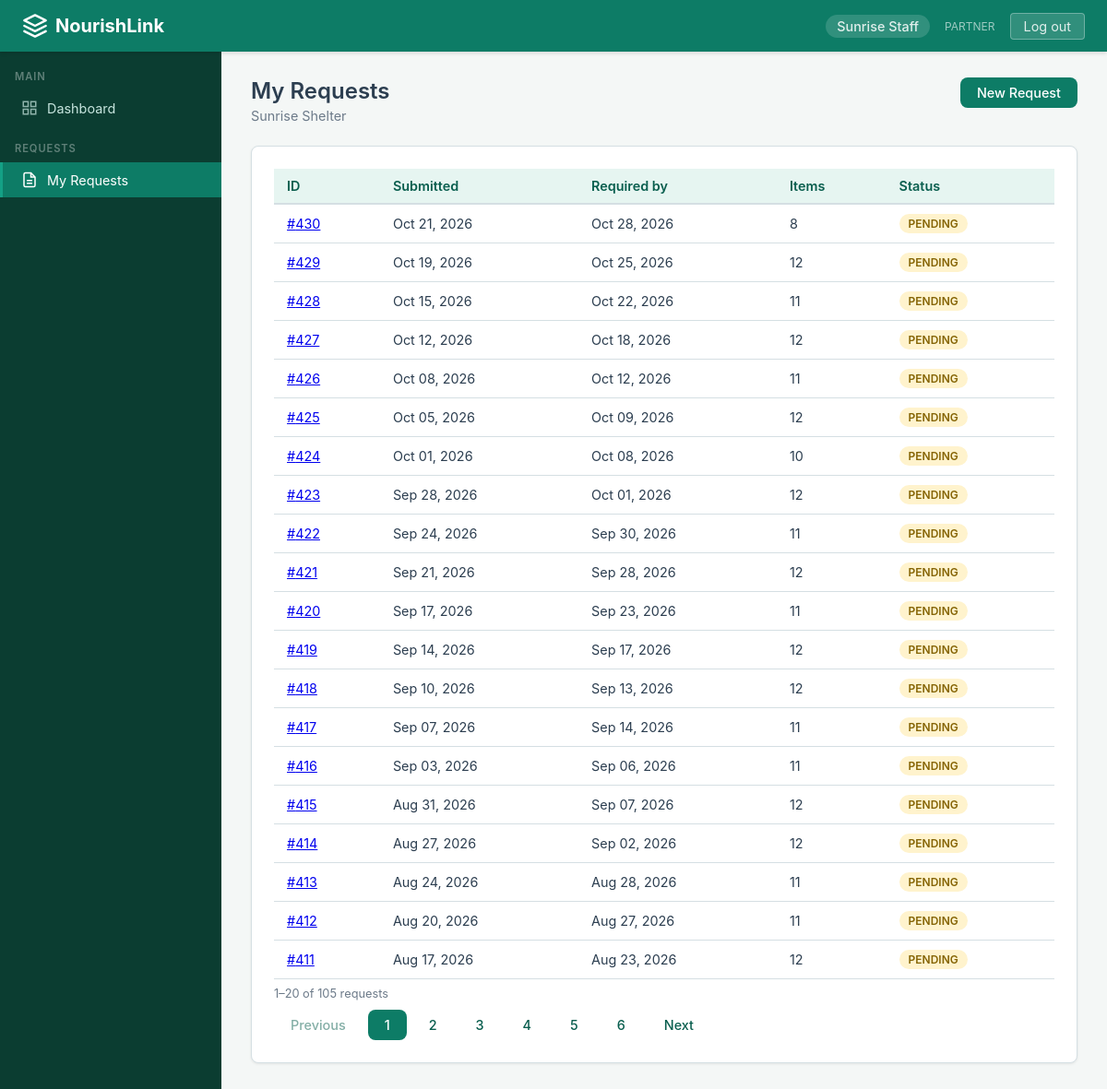
Page /requests/mine/ (signed in) on the committed database.
### core/models.py (models this page shows, shortened)
class Profile(models.Model):
    class Role(models.TextChoices):
        COORDINATOR = 'COORDINATOR', 'Coordinator'
        PARTNER = 'PARTNER', 'Partner'
    user = models.OneToOneField(User, on_delete=models.CASCADE, related_name='profile')
    role = models.CharField(max_length=15, choices=Role.choices)
    organization = models.ForeignKey(Organization, on_delete=models.SET_NULL, null=True, blank=True, related_name='members')

class Organization(models.Model):
    class OrgType(models.TextChoices):
        SHELTER = 'SHELTER', 'Shelter'
        COMMUNITY_KITCHEN = 'COMMUNITY_KITCHEN', 'Community Kitchen'
        NGO = 'NGO', 'NGO'
        OTHER = 'OTHER', 'Other'
    name = models.CharField(max_length=200)
    org_type = models.CharField(max_length=20, choices=OrgType.choices, default=OrgType.OTHER)
    contact_email = models.EmailField(blank=True)
    phone = models.CharField(max_length=20, blank=True)
    address = models.TextField(blank=True)
    is_active = models.BooleanField(default=True)
    created_at = models.DateTimeField(auto_now_add=True)

class Request(models.Model):
    class Status(models.TextChoices):
        PENDING = 'PENDING', 'Pending'
        APPROVED = 'APPROVED', 'Approved'
        PARTIALLY_FULFILLED = 'PARTIALLY_FULFILLED', 'Partially Fulfilled'
        FULFILLED = 'FULFILLED', 'Fulfilled'
        CANCELLED = 'CANCELLED', 'Cancelled'
    organization = models.ForeignKey(Organization, on_delete=models.CASCADE, related_name='requests')
    requested_by = models.ForeignKey(User, on_delete=models.CASCADE, related_name='requests_made')
    required_by_date = models.DateField()
    status = models.CharField(max_length=25, choices=Status.choices, default=Status.PENDING)
    notes = models.TextField(blank=True)
    created_at = models.DateTimeField(auto_now_add=True)
    updated_at = models.DateTimeField(auto_now=True)
    class Meta:
        ordering = ['required_by_date', 'created_at']

### core/views.py (the view)
# urls.py: path('requests/mine/', views.my_requests, name='my_requests'),
@partner_required
def my_requests(request):
    org = request.user.profile.organization
    requests_qs = (
        Request.objects.filter(organization=org)
        .prefetch_related('items')
        .order_by('-created_at')
    )
    paginator = Paginator(requests_qs, 20)
    page = paginator.get_page(request.GET.get('page'))
    return render(request, 'core/my_requests.html', {
        'page_obj': page,
        'total': paginator.count,
        'organization': org,
    })

### templates/core/my_requests.html (shortened to what this page needs)
{% extends "base.html" %}
{% block content %}
<div class="page-header" style="display:flex;justify-content:space-between;align-items:flex-start;gap:12px;flex-wrap:wrap;">
  <div>
    <h1>My Requests</h1>
    <p>{{ organization.name|default:"" }}</p>
  </div>
  <a href="{% url 'request_create' %}" class="btn btn-primary">New Request</a>
</div>
{% if total == 0 %}
<div class="card">
  <div class="empty-state">
    <p>No requests yet. Create one to get started.</p>
    <p style="margin-top:14px;">
      <a href="{% url 'request_create' %}" class="btn btn-primary">Create Request</a>
    </p>
  </div>
</div>
{% else %}
<div class="card">
  <div class="table-wrap">
    <table>
      <thead>
        <tr>
          <th>ID</th>
          <th>Submitted</th>
          <th>Required by</th>
          <th>Items</th>
          <th>Status</th>
        </tr>
      </thead>
      <tbody>
        {% for req in page_obj %}
        <tr>
          <td><a href="{% url 'request_detail' req.pk %}">#{{ req.id }}</a></td>
          <td>{{ req.created_at|date:"M d, Y" }}</td>
          <td>{{ req.required_by_date|date:"M d, Y" }}</td>
          <td>{{ req.items.all|length }}</td>
          <td>
            {% if req.status == 'PENDING' %}
              <span class="badge badge-pending">Pending</span>
            {% elif req.status == 'APPROVED' %}
              <span class="badge badge-approved">Approved</span>
            {% elif req.status == 'PARTIALLY_FULFILLED' %}
              <span class="badge badge-partial">Partial</span>
            {% elif req.status == 'FULFILLED' %}
              <span class="badge badge-fulfilled">Fulfilled</span>
            {% elif req.status == 'CANCELLED' %}
              <span class="badge badge-cancelled">Cancelled</span>
            {% endif %}
          </td>
        </tr>
        {% endfor %}
      </tbody>
    </table>
  </div>
  <p style="font-size:.8rem;color:var(--text-muted);margin-top:8px;">{{ page_obj.start_index }}&ndash;{{ page_obj.end_index }} of {{ total }} requests</p>
  {% if page_obj.paginator.num_pages > 1 %}
  <nav style="display:flex;align-items:center;gap:6px;flex-wrap:wrap;margin-top:10px;">
    {% if page_obj.has_previous %}
      <a href="{% querystring page=page_obj.previous_page_number %}" class="btn btn-sm btn-ghost">Previous</a>
    {% else %}
      <span class="btn btn-sm btn-ghost" style="opacity:.5;cursor:not-allowed;">Previous</span>
    {% endif %}
    {% for num in page_obj.paginator.page_range %}
      {% if num == page_obj.number %}
        <span class="btn btn-sm btn-primary">{{ num }}</span>
      {% else %}
        <a href="{% querystring page=num %}" class="btn btn-sm btn-ghost">{{ num }}</a>
      {% endif %}
    {% endfor %}
    {% if page_obj.has_next %}
      <a href="{% querystring page=page_obj.next_page_number %}" class="btn btn-sm btn-ghost">Next</a>
    {% else %}
      <span class="btn btn-sm btn-ghost" style="opacity:.5;cursor:not-allowed;">Next</span>
    {% endif %}
  </nav>
  {% endif %}
</div>
{% endif %}
{% endblock %}

### templates/base.html (shortened to what this page needs)
<!DOCTYPE html>
<html lang="en">
<head>
</head>
<body>
  <nav class="navbar">
    <a href="{% url 'dashboard' %}" class="navbar-brand">
      <svg viewBox="0 0 24 24" fill="none" stroke="currentColor" stroke-width="2" stroke-linecap="round" stroke-linejoin="round">
        <path d="M12 2L2 7l10 5 10-5-10-5z"/>
        <path d="M2 17l10 5 10-5"/>
        <path d="M2 12l10 5 10-5"/>
      </svg>
      NourishLink
    </a>
    <div class="navbar-right">
      {% if user.is_authenticated %}
        <span class="navbar-user">{{ user.get_full_name|default:user.username }}</span>
        {% if user.profile.role %}
          <span style="font-size:.75rem;opacity:.7">{{ user.profile.role }}</span>
        {% endif %}
        <a href="{% url 'logout' %}" class="btn-logout">Log out</a>
      {% else %}
        <a href="{% url 'login' %}">Log in</a>
      {% endif %}
    </div>
  </nav>
  {% if user.is_authenticated %}
  <div class="layout">
    <aside class="sidebar">
      {% if user.profile.role == 'COORDINATOR' %}
        <div class="sidebar-section">Main</div>
        <a href="{% url 'dashboard' %}" class="{% if request.resolver_match.url_name == 'dashboard' %}active{% endif %}">
          <svg viewBox="0 0 24 24" fill="none" stroke="currentColor" stroke-width="2"><rect x="3" y="3" width="7" height="7"/><rect x="14" y="3" width="7" height="7"/><rect x="3" y="14" width="7" height="7"/><rect x="14" y="14" width="7" height="7"/></svg>
          Dashboard
        </a>
        <div class="sidebar-section" style="margin-top:18px;">Manage</div>
        <a href="{% url 'inventory' %}" class="{% if request.resolver_match.url_name in 'inventory,batch_detail,donation_create' %}active{% endif %}">
          <svg viewBox="0 0 24 24" fill="none" stroke="currentColor" stroke-width="2"><path d="M20 7l-8-4-8 4m16 0l-8 4m8-4v10l-8 4m0-10L4 7m8 4v10M4 7v10l8 4"/></svg>
          Inventory
        </a>
        <a href="{% url 'request_list' %}" class="{% if request.resolver_match.url_name in 'request_list,request_detail' %}active{% endif %}">
          <svg viewBox="0 0 24 24" fill="none" stroke="currentColor" stroke-width="2"><path d="M14 2H6a2 2 0 00-2 2v16a2 2 0 002 2h12a2 2 0 002-2V8z"/><polyline points="14 2 14 8 20 8"/><line x1="16" y1="13" x2="8" y2="13"/><line x1="16" y1="17" x2="8" y2="17"/></svg>
          Requests
        </a>
        <a href="{% url 'plan_list' %}" class="{% if request.resolver_match.url_name in 'plan_list,plan_detail,plan_generate' %}active{% endif %}">
          <svg viewBox="0 0 24 24" fill="none" stroke="currentColor" stroke-width="2"><circle cx="12" cy="12" r="10"/><path d="M16 12l-4-4-4 4m4-4v8"/></svg>
          Allocation
        </a>
        <a href="{% url 'pickups' %}" class="{% if request.resolver_match.url_name == 'pickups' %}active{% endif %}">
          <svg viewBox="0 0 24 24" fill="none" stroke="currentColor" stroke-width="2"><rect x="1" y="3" width="15" height="13"/><polygon points="23 7 16 12 16 2 23 7"/></svg>
          Pickups
        </a>
        <a href="{% url 'forecast_list' %}" class="{% if request.resolver_match.url_name == 'forecast_list' %}active{% endif %}">
          <svg viewBox="0 0 24 24" fill="none" stroke="currentColor" stroke-width="2"><path d="M3 3v18h18"/><path d="M18.7 8l-5.1 5.2-2.8-2.7L7 14.3"/></svg>
          Forecasts
        </a>
        <a href="{% url 'ai_list' %}" class="{% if request.resolver_match.url_name in 'ai_list,ai_detail' %}active{% endif %}">
          <svg viewBox="0 0 24 24" fill="none" stroke="currentColor" stroke-width="2"><circle cx="12" cy="12" r="3"/><path d="M12 2v3m0 14v3M4.9 4.9l2.1 2.1m10 10l2.1 2.1M2 12h3m14 0h3M4.9 19.1l2.1-2.1m10-10l2.1-2.1"/></svg>
          AI Proposals
        </a>
        <div class="sidebar-section" style="margin-top:18px;">Analytics</div>
        <a href="#">
          <svg viewBox="0 0 24 24" fill="none" stroke="currentColor" stroke-width="2"><line x1="18" y1="20" x2="18" y2="10"/><line x1="12" y1="20" x2="12" y2="4"/><line x1="6" y1="20" x2="6" y2="14"/></svg>
          Reports
        </a>
      {% elif user.profile.role == 'PARTNER' %}
        <div class="sidebar-section">Main</div>
        <a href="{% url 'dashboard' %}" class="{% if request.resolver_match.url_name == 'dashboard' %}active{% endif %}">
          <svg viewBox="0 0 24 24" fill="none" stroke="currentColor" stroke-width="2"><rect x="3" y="3" width="7" height="7"/><rect x="14" y="3" width="7" height="7"/><rect x="3" y="14" width="7" height="7"/><rect x="14" y="14" width="7" height="7"/></svg>
          Dashboard
        </a>
        <div class="sidebar-section" style="margin-top:18px;">Requests</div>
        <a href="{% url 'my_requests' %}" class="{% if request.resolver_match.url_name in 'my_requests,request_detail,request_create' %}active{% endif %}">
          <svg viewBox="0 0 24 24" fill="none" stroke="currentColor" stroke-width="2"><path d="M14 2H6a2 2 0 00-2 2v16a2 2 0 002 2h12a2 2 0 002-2V8z"/><polyline points="14 2 14 8 20 8"/><line x1="16" y1="13" x2="8" y2="13"/><line x1="16" y1="17" x2="8" y2="17"/></svg>
          My Requests
        </a>
      {% endif %}
    </aside>
    <main class="main-content">
    {% endif %}
      {% block content %}{% endblock %}
    {% if user.is_authenticated %}
    </main>
  </div>
    {% else %}
    </div>
    {% endif %}
</body>
</html>

### templates/base.html (style rules this page uses)
:root { --primary: #0d7c66; --primary-dark: #095e4e; --primary-light: #e6f5f1; --accent: #14a085; --bg: #f4f7f6; --sidebar-bg: #0b3d31; --sidebar-text: #c8e6df; --sidebar-hover: #0d7c66; --card-bg: #ffffff; --text: #2c3e50; --text-muted: #6c7a89; --border: #d5dfe3; --danger: #c0392b; --warning: #e67e22; --success: #27ae60; --info: #2980b9; --radius: 8px; --shadow: 0 1px 3px rgba(0,0,0,.08); }
*, *::before, *::after { box-sizing: border-box; margin: 0; padding: 0; }
body { font-family: -apple-system, BlinkMacSystemFont, "Segoe UI", Roboto, "Helvetica Neue", Arial, sans-serif; background: var(--bg); color: var(--text); min-height: 100vh; display: flex; flex-direction: column; }
.navbar { background: var(--primary); color: #fff; display: flex; align-items: center; justify-content: space-between; padding: 0 24px; height: 56px; position: sticky; top: 0; z-index: 100; box-shadow: 0 2px 4px rgba(0,0,0,.12); }
.navbar-brand { font-size: 1.25rem; font-weight: 700; color: #fff; text-decoration: none; display: flex; align-items: center; gap: 8px; }
.navbar-brand svg { width: 28px; height: 28px; }
.navbar-right { display: flex; align-items: center; gap: 16px; }
.navbar-right a, .navbar-right span { color: rgba(255,255,255,.85); text-decoration: none; font-size: .9rem; }
.navbar-user { background: rgba(255,255,255,.15); padding: 4px 12px; border-radius: 20px; font-weight: 500; }
.btn-logout { background: rgba(255,255,255,.15); border: 1px solid rgba(255,255,255,.3); color: #fff; padding: 5px 14px; border-radius: 4px; font-size: .85rem; cursor: pointer; text-decoration: none; }
.layout { display: flex; flex: 1; }
.sidebar { width: 240px; background: var(--sidebar-bg); padding: 20px 0; min-height: calc(100vh - 56px); flex-shrink: 0; }
.sidebar-section { padding: 0 16px; margin-bottom: 8px; font-size: .7rem; font-weight: 600; text-transform: uppercase; letter-spacing: .08em; color: rgba(255,255,255,.35); }
.sidebar a { display: flex; align-items: center; gap: 10px; padding: 10px 20px; color: var(--sidebar-text); text-decoration: none; font-size: .9rem; border-left: 3px solid transparent; transition: background .15s, border-color .15s; }
.sidebar a:hover, .sidebar a.active { background: var(--sidebar-hover); border-left-color: var(--accent); color: #fff; }
.sidebar a svg { width: 18px; height: 18px; opacity: .7; flex-shrink: 0; }
.sidebar a:hover svg, .sidebar a.active svg { opacity: 1; }
.main-content { flex: 1; padding: 28px 32px; max-width: 1200px; }
.card { background: var(--card-bg); border-radius: var(--radius); box-shadow: var(--shadow); padding: 24px; border: 1px solid var(--border); }
.page-header { margin-bottom: 24px; }
.page-header h1 { font-size: 1.5rem; font-weight: 600; color: var(--text); }
.page-header p { color: var(--text-muted); margin-top: 4px; font-size: .9rem; }
.table-wrap { overflow-x: auto; }
table { width: 100%; border-collapse: collapse; font-size: .9rem; }
thead th { background: var(--primary-light); color: var(--primary-dark); text-align: left; padding: 10px 14px; font-weight: 600; border-bottom: 2px solid var(--border); }
tbody td { padding: 10px 14px; border-bottom: 1px solid var(--border); }
.badge { display: inline-block; padding: 3px 10px; border-radius: 12px; font-size: .75rem; font-weight: 600; text-transform: uppercase; }
.badge-pending { background: #fff3cd; color: #856404; }
.btn-sm { padding: 5px 12px; font-size: .8rem; }
.btn-ghost { background: transparent; color: var(--primary-dark); border: 1px solid var(--border); }
.btn { display: inline-flex; align-items: center; gap: 6px; padding: 8px 18px; border: none; border-radius: var(--radius); font-size: .9rem; font-weight: 500; cursor: pointer; text-decoration: none; transition: background .15s; }
.btn-primary { background: var(--primary); color: #fff; }

### rows in the picture
Organization: name "Sunrise Shelter"
Request: id "430", created_at "Oct 21, 2026", required_by_date "Oct 28, 2026", items.all|length "8", status "PENDING"
Request: id "429", created_at "Oct 19, 2026", required_by_date "Oct 25, 2026", items.all|length "12", status "PENDING"
Request: id "428", created_at "Oct 15, 2026", required_by_date "Oct 22, 2026", items.all|length "11", status "PENDING"
Request: id "427", created_at "Oct 12, 2026", required_by_date "Oct 18, 2026", items.all|length "12", status "PENDING"
Request: id "426", created_at "Oct 08, 2026", required_by_date "Oct 12, 2026", items.all|length "11", status "PENDING"
Request: id "425", created_at "Oct 05, 2026", required_by_date "Oct 09, 2026", items.all|length "12", status "PENDING"
Request: id "424", created_at "Oct 01, 2026", required_by_date "Oct 08, 2026", items.all|length "10", status "PENDING"
Request: id "423", created_at "Sep 28, 2026", required_by_date "Oct 01, 2026", items.all|length "12", status "PENDING"
Request: id "422", created_at "Sep 24, 2026", required_by_date "Sep 30, 2026", items.all|length "11", status "PENDING"
Request: id "421", created_at "Sep 21, 2026", required_by_date "Sep 28, 2026", items.all|length "12", status "PENDING"
Request: id "420", created_at "Sep 17, 2026", required_by_date "Sep 23, 2026", items.all|length "11", status "PENDING"
Request: id "419", created_at "Sep 14, 2026", required_by_date "Sep 17, 2026", items.all|length "12", status "PENDING"
Request: id "418", created_at "Sep 10, 2026", required_by_date "Sep 13, 2026", items.all|length "12", status "PENDING"
Request: id "417", created_at "Sep 07, 2026", required_by_date "Sep 14, 2026", items.all|length "11", status "PENDING"
Request: id "416", created_at "Sep 03, 2026", required_by_date "Sep 06, 2026", items.all|length "11", status "PENDING"
Request: id "415", created_at "Aug 31, 2026", required_by_date "Sep 07, 2026", items.all|length "12", status "PENDING"
Request: id "414", created_at "Aug 27, 2026", required_by_date "Sep 02, 2026", items.all|length "12", status "PENDING"
Request: id "413", created_at "Aug 24, 2026", required_by_date "Aug 28, 2026", items.all|length "11", status "PENDING"
Request: id "412", created_at "Aug 20, 2026", required_by_date "Aug 27, 2026", items.all|length "11", status "PENDING"
Request: id "411", created_at "Aug 17, 2026", required_by_date "Aug 23, 2026", items.all|length "12", status "PENDING"

### other values in the picture
{{ user.get_full_name|default:user.username }} "Sunrise Staff"
{{ user.profile.role }} "PARTNER"
{{ page_obj.start_index }} "1"
{{ page_obj.end_index }} "20"
{{ total }} "105"
{{ num }} "1"
{{ num }} "2" "3" "4" "5" "6"
